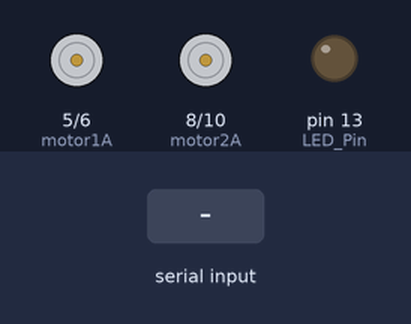
Recording of a sketch running on a simulated Arduino Uno, built with avr-gcc and run on an emulated ATmega328P. Shown: motor-driver pin pairs drawn as motors (green arrow = first pin HIGH = forward, orange = second pin HIGH = backward, longer = more drive, scaled by the enable pin), output pins drawn as LEDs (lit = HIGH). The test bench sets the inputs (shaded band). What the sketch prints to the serial monitor is not drawn.

Above: at 1.2 s.
1.3 s: "f" received over the second serial link
At 2.5 s:
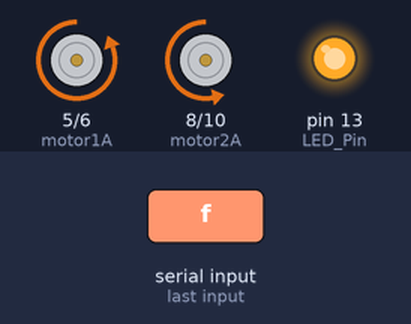
4.2 s: "b" received over the second serial link
At 5.4 s:
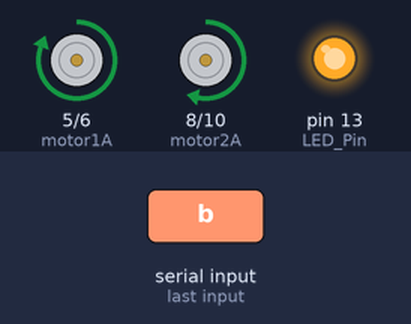
7.1 s: "r" received over the second serial link
At 8.15 s:
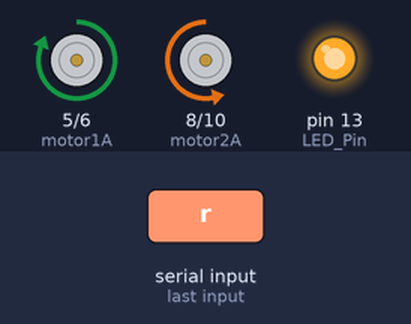
9.7 s: "l" received over the second serial link
At 10.75 s:
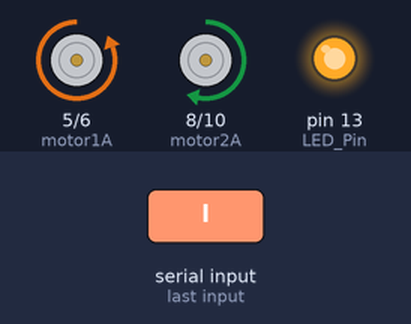
Timing chart, 0 to 12.7 s (numbered marks = the images above; inputs shaded):
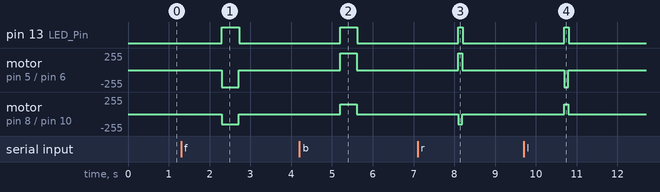

The sketch:

main.ino
```cpp
#include <Arduino.h>
#include <SoftwareSerial.h>

#define motor1A 5
#define motor1B 6
#define motor1_ENA 7  //一定要接且給予電壓(0~255)
#define motor2A 8
#define motor2B 10
#define motor2_ENA 11
#define LED_Pin 13

SoftwareSerial BTserial(2, 3);  // (RX, TX)
String BT_data;                          // to store input character received via BT.
String Arduino_data;
int timecount = 0;

void setup() {
  Serial.begin(9600);
  BTserial.begin(9600);
  pinMode(motor1A, OUTPUT);
  pinMode(motor1B, OUTPUT);
  pinMode(motor1_ENA, OUTPUT);
  pinMode(motor2A, OUTPUT);
  pinMode(motor2B, OUTPUT);
  pinMode(motor2_ENA, OUTPUT);
  pinMode(LED_Pin, OUTPUT);
}

void loop() {
  if(BTserial.available())
  {
    BT_data = BTserial.readString();
    //Serial.println(BT_data);
    digitalWrite(LED_Pin, HIGH);
    if (BT_data == "f")
    {
      digitalWrite(motor1A, LOW);
      digitalWrite(motor1B, HIGH);
      digitalWrite(motor2A, LOW);
      digitalWrite(motor2B, HIGH);
      analogWrite(motor1_ENA, 150);
      analogWrite(motor2_ENA, 150);
      timecount = -100;
      delay(10);
    }
    else if (BT_data == "b")
    {
      digitalWrite(motor1A, HIGH);
      digitalWrite(motor1B, LOW);
      digitalWrite(motor2A, HIGH);
      digitalWrite(motor2B, LOW);
      analogWrite(motor1_ENA, 150);
      analogWrite(motor2_ENA, 150);
      timecount = -100;
      delay(10);
    }
    else if (BT_data == "r")
    {
      digitalWrite(motor1A, HIGH);
      digitalWrite(motor1B, LOW);
      digitalWrite(motor2A, LOW);
      digitalWrite(motor2B, HIGH);
      analogWrite(motor1_ENA, 150);
      analogWrite(motor2_ENA, 150);
      timecount = 0;
      delay(10);
    }
    else if (BT_data == "l")
    {
      digitalWrite(motor1A, LOW);
      digitalWrite(motor1B, HIGH);
      digitalWrite(motor2A, HIGH);
      digitalWrite(motor2B, LOW);
      analogWrite(motor1_ENA, 150);
      analogWrite(motor2_ENA, 150);
      timecount = 0;
      delay(10);
    }
    else
    {
      digitalWrite(motor1A, LOW);
      digitalWrite(motor1B, LOW);
      digitalWrite(motor2A, LOW);
      digitalWrite(motor2B, LOW);
      analogWrite(motor1_ENA, 0);
      analogWrite(motor2_ENA, 0);
      delay(10);
    }
  }

  Serial.println(BT_data);
  timecount++;
  if(timecount >= 50)
  {
    digitalWrite(motor1A, LOW);
    digitalWrite(motor1B, LOW);
    digitalWrite(motor2A, LOW);
    digitalWrite(motor2B, LOW);
    analogWrite(motor1_ENA, 0);
    analogWrite(motor2_ENA, 0);
    delay(10);
    timecount = 0;
    digitalWrite(LED_Pin, LOW);
  }
/*   if(Serial.available())
  {
    Arduino_data = Serial.readString();
    BTserial.println(Arduino_data);
  }  */
}
```

Measured:
- after the input at 1.3 s, pin 13 (LED_Pin): LOW → HIGH after 1.0 s, → LOW 0.42 s later; motor on pin 5 (motor1A) / pin 6 (motor1B): stopped → backward 255/255 after 1.0 s, → stopped 0.41 s later; motor on pin 8 (motor2A) / pin 10 (motor2B): stopped → backward 150/255 after 1.0 s, → stopped 0.41 s later
- after the input at 4.2 s, pin 13 (LED_Pin): LOW → HIGH after 1.0 s, → LOW 0.42 s later; motor on pin 5 (motor1A) / pin 6 (motor1B): stopped → forward 255/255 after 1.0 s, → stopped 0.41 s later; motor on pin 8 (motor2A) / pin 10 (motor2B): stopped → forward 150/255 after 1.0 s, → stopped 0.41 s later
- after the input at 7.1 s, pin 13 (LED_Pin): LOW → HIGH after 1.0 s, → LOW 0.11 s later; motor on pin 5 (motor1A) / pin 6 (motor1B): stopped → forward 255/255 after 1.0 s, → stopped 0.10 s later; motor on pin 8 (motor2A) / pin 10 (motor2B): stopped → backward 150/255 after 1.0 s, → stopped 0.10 s later
- after the input at 9.7 s, pin 13 (LED_Pin): LOW → HIGH after 1.0 s, → LOW 0.11 s later; motor on pin 5 (motor1A) / pin 6 (motor1B): stopped → backward 255/255 after 1.0 s, → stopped 0.10 s later; motor on pin 8 (motor2A) / pin 10 (motor2B): stopped → forward 150/255 after 1.0 s, → stopped 0.10 s later
